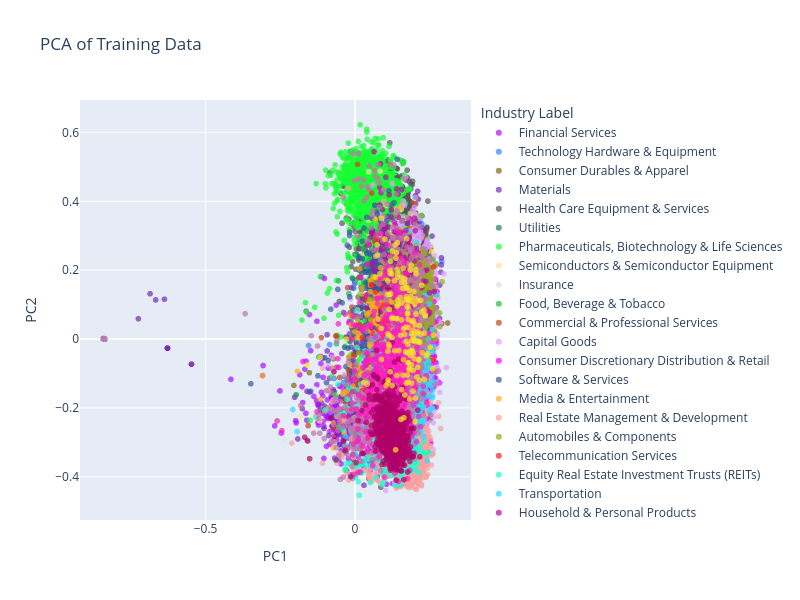

Source (notebook cell):
### Code cell
pca_df = pd.DataFrame({
    "PC1": X_train_pca[:, 0],
    "PC2": X_train_pca[:, 1],
    "industry_encoded": df_train["industry_encoded"],
    "industry": le.inverse_transform(df_train["industry_encoded"])
})

fig = px.scatter(
    pca_df,
    x="PC1",
    y="PC2",
    color="industry",
    title="PCA of Training Data",
    color_discrete_sequence=px.colors.qualitative.Alphabet,
    hover_data=["industry"]
)

fig.update_traces(marker=dict(size=6, opacity=0.7))
fig.update_layout(
    width=800,
    height=600,
    legend_title_text="Industry Label"
)

fig.show()

### Figure 1 — Plotly figure (JSON) as saved in the notebook; plotly's stock layout.template omitted (floating-point values rounded to 4 significant figures; data arrays with more than 128 entries replaced by an {"elided": "..."} marker saying what was removed)
{"data": [{"customdata": {"elided": "1740x1 str values"}, "hovertemplate": "industry=%{customdata[0]}<br>PC1=%{x}<br>PC2=%{y}<extra></extra>", "legendgroup": "Financial Services", "marker": {"color": "#AA0DFE", "symbol": "circle", "opacity": 0.7, "size": 6}, "mode": "markers", "name": "Financial Services", "showlegend": true, "x": {"elided": "1740 float values"}, "xaxis": "x", "y": {"elided": "1740 float values"}, "yaxis": "y", "type": "scattergl"}, {"customdata": {"elided": "1390x1 str values"}, "hovertemplate": "industry=%{customdata[0]}<br>PC1=%{x}<br>PC2=%{y}<extra></extra>", "legendgroup": "Technology Hardware & Equipment", "marker": {"color": "#3283FE", "symbol": "circle", "opacity": 0.7, "size": 6}, "mode": "markers", "name": "Technology Hardware & Equipment", "showlegend": true, "x": {"elided": "1390 float values"}, "xaxis": "x", "y": {"elided": "1390 float values"}, "yaxis": "y", "type": "scattergl"}, {"customdata": {"elided": "1037x1 str values"}, "hovertemplate": "industry=%{customdata[0]}<br>PC1=%{x}<br>PC2=%{y}<extra></extra>", "legendgroup": "Consumer Durables & Apparel", "marker": {"color": "#85660D", "symbol": "circle", "opacity": 0.7, "size": 6}, "mode": "markers", "name": "Consumer Durables & Apparel", "showlegend": true, "x": {"elided": "1037 float values"}, "xaxis": "x", "y": {"elided": "1037 float values"}, "yaxis": "y", "type": "scattergl"}, {"customdata": {"elided": "7604x1 str values"}, "hovertemplate": "industry=%{customdata[0]}<br>PC1=%{x}<br>PC2=%{y}<extra></extra>", "legendgroup": "Materials", "marker": {"color": "#782AB6", "symbol": "circle", "opacity": 0.7, "size": 6}, "mode": "markers", "name": "Materials", "showlegend": true, "x": {"elided": "7604 float values"}, "xaxis": "x", "y": {"elided": "7604 float values"}, "yaxis": "y", "type": "scattergl"}, {"customdata": {"elided": "911x1 str values"}, "hovertemplate": "industry=%{customdata[0]}<br>PC1=%{x}<br>PC2=%{y}<extra></extra>", "legendgroup": "Health Care Equipment & Services", "marker": {"color": "#565656", "symbol": "circle", "opacity": 0.7, "size": 6}, "mode": "markers", "name": "Health Care Equipment & Services", "showlegend": true, "x": {"elided": "911 float values"}, "xaxis": "x", "y": {"elided": "911 float values"}, "yaxis": "y", "type": "scattergl"}, {"customdata": {"elided": "504x1 str values"}, "hovertemplate": "industry=%{customdata[0]}<br>PC1=%{x}<br>PC2=%{y}<extra></extra>", "legendgroup": "Utilities", "marker": {"color": "#1C8356", "symbol": "circle", "opacity": 0.7, "size": 6}, "mode": "markers", "name": "Utilities", "showlegend": true, "x": {"elided": "504 float values"}, "xaxis": "x", "y": {"elided": "504 float values"}, "yaxis": "y", "type": "scattergl"}, {"customdata": {"elided": "1742x1 str values"}, "hovertemplate": "industry=%{customdata[0]}<br>PC1=%{x}<br>PC2=%{y}<extra></extra>", "legendgroup": "Pharmaceuticals, Biotechnology & Life Sciences", "marker": {"color": "#16FF32", "symbol": "circle", "opacity": 0.7, "size": 6}, "mode": "markers", "name": "Pharmaceuticals, Biotechnology & Life Sciences", "showlegend": true, "x": {"elided": "1742 float values"}, "xaxis": "x", "y": {"elided": "1742 float values"}, "yaxis": "y", "type": "scattergl"}, {"customdata": {"elided": "545x1 str values"}, "hovertemplate": "industry=%{customdata[0]}<br>PC1=%{x}<br>PC2=%{y}<extra></extra>", "legendgroup": "Semiconductors & Semiconductor Equipment", "marker": {"color": "#F7E1A0", "symbol": "circle", "opacity": 0.7, "size": 6}, "mode": "markers", "name": "Semiconductors & Semiconductor Equipment", "showlegend": true, "x": {"elided": "545 float values"}, "xaxis": "x", "y": {"elided": "545 float values"}, "yaxis": "y", "type": "scattergl"}, {"customdata": {"elided": "264x1 str values"}, "hovertemplate": "industry=%{customdata[0]}<br>PC1=%{x}<br>PC2=%{y}<extra></extra>", "legendgroup": "Insurance", "marker": {"color": "#E2E2E2", "symbol": "circle", "opacity": 0.7, "size": 6}, "mode": "markers", "name": "Insurance", "showlegend": true, "x": {"elided": "264 float values"}, "xaxis": "x", "y": {"elided": "264 float values"}, "yaxis": "y", "type": "scattergl"}, {"customdata": {"elided": "956x1 str values"}, "hovertemplate": "industry=%{customdata[0]}<br>PC1=%{x}<br>PC2=%{y}<extra></extra>", "legendgroup": "Food, Beverage & Tobacco", "marker": {"color": "#1CBE4F", "symbol": "circle", "opacity": 0.7, "size": 6}, "mode": "markers", "name": "Food, Beverage & Tobacco", "showlegend": true, "x": {"elided": "956 float values"}, "xaxis": "x", "y": {"elided": "956 float values"}, "yaxis": "y", "type": "scattergl"}, {"customdata": {"elided": "726x1 str values"}, "hovertemplate": "industry=%{customdata[0]}<br>PC1=%{x}<br>PC2=%{y}<extra></extra>", "legendgroup": "Commercial & Professional Services", "marker": {"color": "#C4451C", "symbol": "circle", "opacity": 0.7, "size": 6}, "mode": "markers", "name": "Commercial & Professional Services", "showlegend": true, "x": {"elided": "726 float values"}, "xaxis": "x", "y": {"elided": "726 float values"}, "yaxis": "y", "type": "scattergl"}, {"customdata": {"elided": "2805x1 str values"}, "hovertemplate": "industry=%{customdata[0]}<br>PC1=%{x}<br>PC2=%{y}<extra></extra>", "legendgroup": "Capital Goods", "marker": {"color": "#DEA0FD", "symbol": "circle", "opacity": 0.7, "size": 6}, "mode": "markers", "name": "Capital Goods", "showlegend": true, "x": {"elided": "2805 float values"}, "xaxis": "x", "y": {"elided": "2805 float values"}, "yaxis": "y", "type": "scattergl"}, {"customdata": {"elided": "591x1 str values"}, "hovertemplate": "industry=%{customdata[0]}<br>PC1=%{x}<br>PC2=%{y}<extra></extra>", "legendgroup": "Consumer Discretionary Distribution & Retail", "marker": {"color": "#FE00FA", "symbol": "circle", "opacity": 0.7, "size": 6}, "mode": "markers", "name": "Consumer Discretionary Distribution & Retail", "showlegend": true, "x": {"elided": "591 float values"}, "xaxis": "x", "y": {"elided": "591 float values"}, "yaxis": "y", "type": "scattergl"}, {"customdata": {"elided": "1384x1 str values"}, "hovertemplate": "industry=%{customdata[0]}<br>PC1=%{x}<br>PC2=%{y}<extra></extra>", "legendgroup": "Software & Services", "marker": {"color": "#325A9B", "symbol": "circle", "opacity": 0.7, "size": 6}, "mode": "markers", "name": "Software & Services", "showlegend": true, "x": {"elided": "1384 float values"}, "xaxis": "x", "y": {"elided": "1384 float values"}, "yaxis": "y", "type": "scattergl"}, {"customdata": {"elided": "827x1 str values"}, "hovertemplate": "industry=%{customdata[0]}<br>PC1=%{x}<br>PC2=%{y}<extra></extra>", "legendgroup": "Media & Entertainment", "marker": {"color": "#FEAF16", "symbol": "circle", "opacity": 0.7, "size": 6}, "mode": "markers", "name": "Media & Entertainment", "showlegend": true, "x": {"elided": "827 float values"}, "xaxis": "x", "y": {"elided": "827 float values"}, "yaxis": "y", "type": "scattergl"}, {"customdata": {"elided": "825x1 str values"}, "hovertemplate": "industry=%{customdata[0]}<br>PC1=%{x}<br>PC2=%{y}<extra></extra>", "legendgroup": "Real Estate Management & Development", "marker": {"color": "#F8A19F", "symbol": "circle", "opacity": 0.7, "size": 6}, "mode": "markers", "name": "Real Estate Management & Development", "showlegend": true, "x": {"elided": "825 float values"}, "xaxis": "x", "y": {"elided": "825 float values"}, "yaxis": "y", "type": "scattergl"}, {"customdata": {"elided": "572x1 str values"}, "hovertemplate": "industry=%{customdata[0]}<br>PC1=%{x}<br>PC2=%{y}<extra></extra>", "legendgroup": "Automobiles & Components", "marker": {"color": "#90AD1C", "symbol": "circle", "opacity": 0.7, "size": 6}, "mode": "markers", "name": "Automobiles & Components", "showlegend": true, "x": {"elided": "572 float values"}, "xaxis": "x", "y": {"elided": "572 float values"}, "yaxis": "y", "type": "scattergl"}, {"customdata": {"elided": "194x1 str values"}, "hovertemplate": "industry=%{customdata[0]}<br>PC1=%{x}<br>PC2=%{y}<extra></extra>", "legendgroup": "Telecommunication Services", "marker": {"color": "#F6222E", "symbol": "circle", "opacity": 0.7, "size": 6}, "mode": "markers", "name": "Telecommunication Services", "showlegend": true, "x": {"elided": "194 float values"}, "xaxis": "x", "y": {"elided": "194 float values"}, "yaxis": "y", "type": "scattergl"}, {"customdata": {"elided": "387x1 str values"}, "hovertemplate": "industry=%{customdata[0]}<br>PC1=%{x}<br>PC2=%{y}<extra></extra>", "legendgroup": "Equity Real Estate Investment Trusts (REITs)", "marker": {"color": "#1CFFCE", "symbol": "circle", "opacity": 0.7, "size": 6}, "mode": "markers", "name": "Equity Real Estate Investment Trusts (REITs)", "showlegend": true, "x": {"elided": "387 float values"}, "xaxis": "x", "y": {"elided": "387 float values"}, "yaxis": "y", "type": "scattergl"}, {"customdata": {"elided": "528x1 str values"}, "hovertemplate": "industry=%{customdata[0]}<br>PC1=%{x}<br>PC2=%{y}<extra></extra>", "legendgroup": "Transportation", "marker": {"color": "#2ED9FF", "symbol": "circle", "opacity": 0.7, "size": 6}, "mode": "markers", "name": "Transportation", "showlegend": true, "x": {"elided": "528 float values"}, "xaxis": "x", "y": {"elided": "528 float values"}, "yaxis": "y", "type": "scattergl"}, {"customdata": {"elided": "206x1 str values"}, "hovertemplate": "industry=%{customdata[0]}<br>PC1=%{x}<br>PC2=%{y}<extra></extra>", "legendgroup": "Household & Personal Products", "marker": {"color": "#B10DA1", "symbol": "circle", "opacity": 0.7, "size": 6}, "mode": "markers", "name": "Household & Personal Products", "showlegend": true, "x": {"elided": "206 float values"}, "xaxis": "x", "y": {"elided": "206 float values"}, "yaxis": "y", "type": "scattergl"}, {"customdata": {"elided": "1174x1 str values"}, "hovertemplate": "industry=%{customdata[0]}<br>PC1=%{x}<br>PC2=%{y}<extra></extra>", "legendgroup": "Energy", "marker": {"color": "#C075A6", "symbol": "circle", "opacity": 0.7, "size": 6}, "mode": "markers", "name": "Energy", "showlegend": true, "x": {"elided": "1174 float values"}, "xaxis": "x", "y": {"elided": "1174 float values"}, "yaxis": "y", "type": "scattergl"}, {"customdata": {"elided": "591x1 str values"}, "hovertemplate": "industry=%{customdata[0]}<br>PC1=%{x}<br>PC2=%{y}<extra></extra>", "legendgroup": "Consumer Services", "marker": {"color": "#FC1CBF", "symbol": "circle", "opacity": 0.7, "size": 6}, "mode": "markers", "name": "Consumer Services", "showlegend": true, "x": {"elided": "591 float values"}, "xaxis": "x", "y": {"elided": "591 float values"}, "yaxis": "y", "type": "scattergl"}, {"customdata": {"elided": "874x1 str values"}, "hovertemplate": "industry=%{customdata[0]}<br>PC1=%{x}<br>PC2=%{y}<extra></extra>", "legendgroup": "Banks", "marker": {"color": "#B00068", "symbol": "circle", "opacity": 0.7, "size": 6}, "mode": "markers", "name": "Banks", "showlegend": true, "x": {"elided": "874 float values"}, "xaxis": "x", "y": {"elided": "874 float values"}, "yaxis": "y", "type": "scattergl"}, {"customdata": {"elided": "158x1 str values"}, "hovertemplate": "industry=%{customdata[0]}<br>PC1=%{x}<br>PC2=%{y}<extra></extra>", "legendgroup": "Consumer Staples Distribution & Retail", "marker": {"color": "#FBE426", "symbol": "circle", "opacity": 0.7, "size": 6}, "mode": "markers", "name": "Consumer Staples Distribution & Retail", "showlegend": true, "x": {"elided": "158 float values"}, "xaxis": "x", "y": {"elided": "158 float values"}, "yaxis": "y", "type": "scattergl"}], "layout": {"xaxis": {"anchor": "y", "domain": [0.0, 1.0], "title": {"text": "PC1"}}, "yaxis": {"anchor": "x", "domain": [0.0, 1.0], "title": {"text": "PC2"}}, "legend": {"title": {"text": "Industry Label"}, "tracegroupgap": 0}, "title": {"text": "PCA of Training Data"}, "width": 800, "height": 600}}
